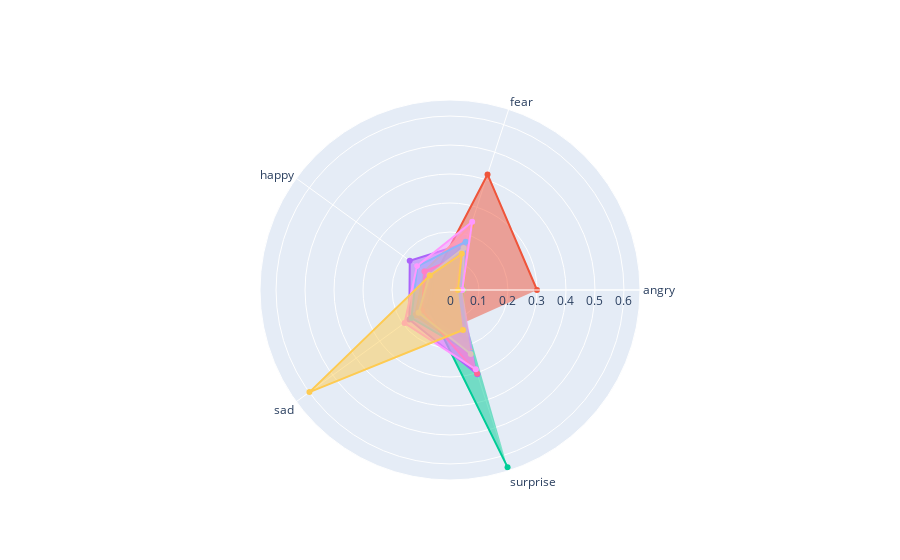

Notebook code cell kept with this figure:
### Code cell
categories = ['angry', 'fear', 'happy',
       'sad', 'surprise']

fig = go.Figure()

for i, row in emotions_df.iterrows(): 
  fig.add_trace(go.Scatterpolar(
        r=row[:5],
        theta=categories,
        fill='toself',
        name=row[-1]
  ))

fig.update_layout(
  polar=dict(
    radialaxis=dict(
      visible=True
    ),
  ),
  showlegend=False
)

fig.show()

### Figure 1 — Plotly figure (JSON) as saved in the notebook; plotly's stock layout.template omitted (floating-point values rounded to 4 significant figures)
{"data": [{"fill": "toself", "name": "squid game", "r": [0.0457, 0.1691, 0.07589, 0.1134, 0.1782], "theta": ["angry", "fear", "happy", "sad", "surprise"], "type": "scatterpolar"}, {"fill": "toself", "name": "red notice", "r": [0.3001, 0.419, 0.06995, 0.07427, 0.1235], "theta": ["angry", "fear", "happy", "sad", "surprise"], "type": "scatterpolar"}, {"fill": "toself", "name": "stranger things", "r": [0.02399, 0.1318, 0.07304, 0.09402, 0.6424], "theta": ["angry", "fear", "happy", "sad", "surprise"], "type": "scatterpolar"}, {"fill": "toself", "name": "maid", "r": [0.03716, 0.1691, 0.1717, 0.1734, 0.3058], "theta": ["angry", "fear", "happy", "sad", "surprise"], "type": "scatterpolar"}, {"fill": "toself", "name": "the witcher", "r": [0.04498, 0.2334, 0.1094, 0.1486, 0.2235], "theta": ["angry", "fear", "happy", "sad", "surprise"], "type": "scatterpolar"}, {"fill": "toself", "name": "bridgerton", "r": [0.03947, 0.1752, 0.1391, 0.1647, 0.2268], "theta": ["angry", "fear", "happy", "sad", "surprise"], "type": "scatterpolar"}, {"fill": "toself", "name": "all of us are dead", "r": [0.01984, 0.1248, 0.1083, 0.1196, 0.3025], "theta": ["angry", "fear", "happy", "sad", "surprise"], "type": "scatterpolar"}, {"fill": "toself", "name": "money heist", "r": [0.04584, 0.1522, 0.08737, 0.1337, 0.2318], "theta": ["angry", "fear", "happy", "sad", "surprise"], "type": "scatterpolar"}, {"fill": "toself", "name": "you", "r": [0.04221, 0.2475, 0.1405, 0.1938, 0.2876], "theta": ["angry", "fear", "happy", "sad", "surprise"], "type": "scatterpolar"}, {"fill": "toself", "name": "13 reasons why", "r": [0.02759, 0.1315, 0.08561, 0.5992, 0.145], "theta": ["angry", "fear", "happy", "sad", "surprise"], "type": "scatterpolar"}], "layout": {"polar": {"radialaxis": {"visible": true}}, "showlegend": false}}
